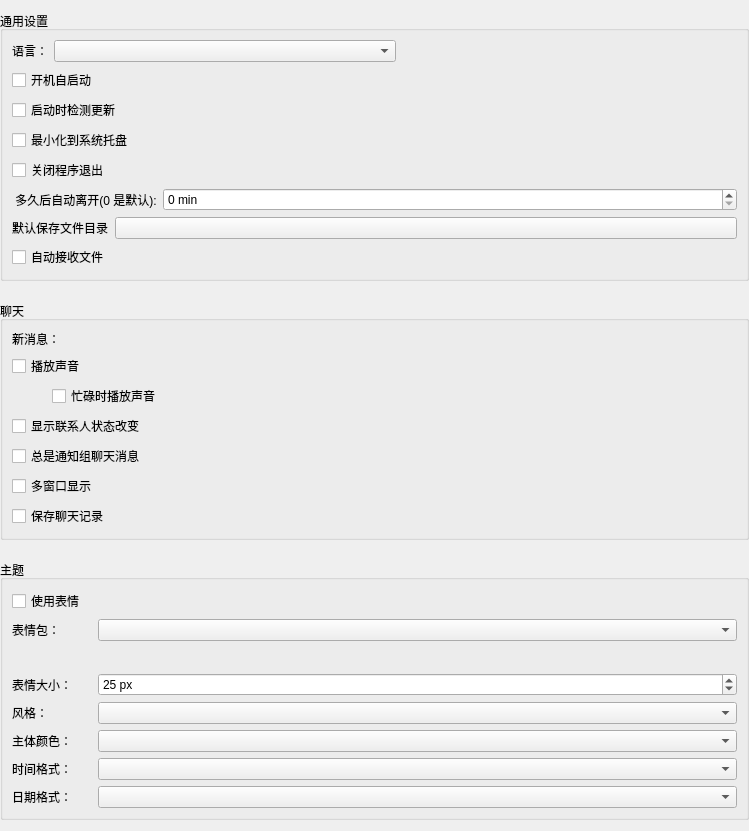
         <widget class="QWidget" name="scrollAreaWidgetContents">
          <property name="geometry">
           <rect>
            <x>0</x>
            <y>0</y>
            <width>749</width>
            <height>711</height>
           </rect>
          </property>
          <layout class="QVBoxLayout" name="verticalLayout_43">
           <property name="spacing">
            <number>20</number>
           </property>
           <property name="leftMargin">
            <number>0</number>
           </property>
           <property name="rightMargin">
            <number>0</number>
           </property>
           <item>
            <widget class="QGroupBox" name="generalGroup_2">
             <property name="title">
              <string>通用设置</string>
             </property>
             <layout class="QVBoxLayout" name="verticalLayout_16">
              <item>
               <layout class="QHBoxLayout" name="generalLayout_3">
                <item>
                 <widget class="QLabel" name="transLabel_3">
                  <property name="toolTip">
                   <string>The translation may not load until qTox restarts.</string>
                  </property>
                  <property name="text">
                   <string>语言：</string>
                  </property>
                 </widget>
                </item>
                <item>
                 <widget class="QComboBox" name="transComboBox_2">
                  <property name="sizePolicy">
                   <sizepolicy hsizetype="Expanding" vsizetype="Fixed">
                    <horstretch>0</horstretch>
                    <verstretch>0</verstretch>
                   </sizepolicy>
                  </property>
                  <property name="focusPolicy">
                   <enum>Qt::WheelFocus</enum>
                  </property>
                  <property name="toolTip">
                   <string>The translation may not load until qTox restarts.</string>
                  </property>
                 </widget>
                </item>
                <item>
                 <spacer name="generalSpacer_3">
                  <property name="orientation">
                   <enum>Qt::Horizontal</enum>
                  </property>
                  <property name="sizeHint" stdset="0">
                   <size>
                    <width>40</width>
                    <height>20</height>
                   </size>
                  </property>
                 </spacer>
                </item>
               </layout>
              </item>
              <item>
               <layout class="QVBoxLayout" name="startupLayout_2">
                <item>
                 <widget class="QCheckBox" name="cbAutorun_2">
                  <property name="toolTip">
                   <string>Start qTox on operating system startup (current profile).</string>
                  </property>
                  <property name="text">
                   <string>开机自启动</string>
                  </property>
                 </widget>
                </item>
                <item>
                 <widget class="QCheckBox" name="checkUpdates_2">
                  <property name="text">
                   <string>启动时检测更新</string>
                  </property>
                 </widget>
                </item>
               </layout>
              </item>
              <item>
               <layout class="QVBoxLayout" name="verticalLayout_17">
                <item>
                 <widget class="QCheckBox" name="showSystemTray_2">
                  <property name="enabled">
                   <bool>true</bool>
                  </property>
                  <property name="sizePolicy">
                   <sizepolicy hsizetype="Minimum" vsizetype="Minimum">
                    <horstretch>0</horstretch>
                    <verstretch>0</verstretch>
                   </sizepolicy>
                  </property>
                  <property name="text">
                   <string>最小化到系统托盘</string>
                  </property>
                 </widget>
                </item>
                <item>
                 <widget class="QCheckBox" name="closeSystem">
                  <property name="text">
                   <string>关闭程序退出</string>
                  </property>
                 </widget>
                </item>
               </layout>
              </item>
              <item>
               <layout class="QHBoxLayout" name="autoAwayLayout_2">
                <item>
                 <widget class="QLabel" name="autoAwayLabel_2">
                  <property name="toolTip">
                   <string>Your status is changed to Away after set period of inactivity.</string>
                  </property>
                  <property name="layoutDirection">
                   <enum>Qt::LeftToRight</enum>
                  </property>
                  <property name="text">
                   <string> 多久后自动离开(0 是默认):</string>
                  </property>
                 </widget>
                </item>
                <item>
                 <widget class="QSpinBox" name="autoAwaySpinBox_2">
                  <property name="sizePolicy">
                   <sizepolicy hsizetype="Expanding" vsizetype="Fixed">
                    <horstretch>0</horstretch>
                    <verstretch>0</verstretch>
                   </sizepolicy>
                  </property>
                  <property name="focusPolicy">
                   <enum>Qt::WheelFocus</enum>
                  </property>
                  <property name="toolTip">
                   <string>Set to 0 to disable</string>
                  </property>
                  <property name="showGroupSeparator" stdset="0">
                   <bool>true</bool>
                  </property>
                  <property name="suffix">
                   <string notr="true"> min</string>
                  </property>
                  <property name="minimum">
                   <number>0</number>
                  </property>
                  <property name="maximum">
                   <number>2147483647</number>
                  </property>
                 </widget>
                </item>
               </layout>
              </item>
              <item>
               <layout class="QFormLayout" name="formLayout_3">
                <property name="leftMargin">
                 <number>0</number>
                </property>
                <item row="2" column="1">
                 <widget class="QPushButton" name="autoSaveFilesDir_2">
                  <property name="sizePolicy">
                   <sizepolicy hsizetype="Expanding" vsizetype="Fixed">
                    <horstretch>0</horstretch>
                    <verstretch>0</verstretch>
                   </sizepolicy>
                  </property>
                  <property name="focusPolicy">
                   <enum>Qt::WheelFocus</enum>
                  </property>
                  <property name="toolTip">
                   <string>Set where files will be saved.</string>
                  </property>
                 </widget>
                </item>
                <item row="2" column="0">
                 <widget class="QLabel" name="label_4">
                  <property name="text">
                   <string>默认保存文件目录</string>
                  </property>
                 </widget>
                </item>
                <item row="3" column="0">
                 <widget class="QCheckBox" name="autoacceptFiles_2">
                  <property name="sizePolicy">
                   <sizepolicy hsizetype="Minimum" vsizetype="Minimum">
                    <horstretch>0</horstretch>
                    <verstretch>0</verstretch>
                   </sizepolicy>
                  </property>
                  <property name="toolTip">
                   <string comment="autoaccept cb tooltip">You can set this on a per-friend basis by right clicking them.</string>
                  </property>
                  <property name="text">
                   <string>自动接收文件</string>
                  </property>
                 </widget>
                </item>
               </layout>
              </item>
             </layout>
            </widget>
           </item>
           <item>
            <widget class="QGroupBox" name="chatGroupBox_2">
             <property name="title">
              <string>聊天</string>
             </property>
             <layout class="QVBoxLayout" name="verticalLayout_35">
              <item>
               <layout class="QVBoxLayout" name="verticalLayout_36">
                <item>
                 <widget class="QLabel" name="label_7">
                  <property name="text">
                   <string>新消息：</string>
                  </property>
                 </widget>
                </item>
                <item>
                 <layout class="QVBoxLayout" name="verticalLayout_37">
                  <property name="leftMargin">
                   <number>0</number>
                  </property>
                  <item>
                   <widget class="QCheckBox" name="notifySound_4">
                    <property name="focusPolicy">
                     <enum>Qt::NoFocus</enum>
                    </property>
                    <property name="toolTip">
                     <string comment="toolTip for Notify sound setting">Play a sound when you recieve message.</string>
                    </property>
                    <property name="text">
                     <string>播放声音</string>
                    </property>
                   </widget>
                  </item>
                  <item>
                   <layout class="QVBoxLayout" name="verticalLayout_38">
                    <property name="leftMargin">
                     <number>40</number>
                    </property>
                    <item>
                     <widget class="QCheckBox" name="busySound_4">
                      <property name="text">
                       <string>忙碌时播放声音</string>
                      </property>
                     </widget>
                    </item>
                   </layout>
                  </item>
                 </layout>
                </item>
               </layout>
              </item>
              <item>
               <widget class="QCheckBox" name="statusChanges_4">
                <property name="text">
                 <string>显示联系人状态改变</string>
                </property>
               </widget>
              </item>
              <item>
               <widget class="QCheckBox" name="groupAlwaysNotify_4">
                <property name="toolTip">
                 <string comment="toolTip for Group chat always notify">Always notify about new messages in groupchats.</string>
                </property>
                <property name="text">
                 <string>总是通知组聊天消息</string>
                </property>
               </widget>
              </item>
              <item>
               <widget class="QCheckBox" name="cbSeparateWindow_4">
                <property name="text">
                 <string>多窗口显示</string>
                </property>
               </widget>
              </item>
              <item>
               <widget class="QCheckBox" name="saveChatLog">
                <property name="text">
                 <string>保存聊天记录</string>
                </property>
               </widget>
              </item>
             </layout>
            </widget>
           </item>
           <item>
            <widget class="QGroupBox" name="themeGroup_2">
             <property name="title">
              <string>主题</string>
             </property>
             <layout class="QVBoxLayout" name="verticalLayout_42">
              <item>
               <widget class="QCheckBox" name="useEmoticons_3">
                <property name="text">
                 <string>使用表情</string>
                </property>
               </widget>
              </item>
              <item>
               <layout class="QFormLayout" name="formLayout_5">
                <property name="fieldGrowthPolicy">
                 <enum>QFormLayout::AllNonFixedFieldsGrow</enum>
                </property>
                <property name="topMargin">
                 <number>0</number>
                </property>
                <property name="bottomMargin">
                 <number>0</number>
                </property>
                <item row="0" column="0">
                 <widget class="QLabel" name="smileyPackLabel_3">
                  <property name="text">
                   <string extracomment="Text on smiley pack label">表情包：</string>
                  </property>
                 </widget>
                </item>
                <item row="0" column="1">
                 <widget class="QComboBox" name="smileyPackBrowser_3">
                  <property name="sizePolicy">
                   <sizepolicy hsizetype="Expanding" vsizetype="Fixed">
                    <horstretch>0</horstretch>
                    <verstretch>0</verstretch>
                   </sizepolicy>
                  </property>
                  <property name="focusPolicy">
                   <enum>Qt::WheelFocus</enum>
                  </property>
                 </widget>
                </item>
                <item row="1" column="0">
                 <spacer name="horizontalSpacer_6">
                  <property name="orientation">
                   <enum>Qt::Horizontal</enum>
                  </property>
                  <property name="sizeHint" stdset="0">
                   <size>
                    <width>80</width>
                    <height>20</height>
                   </size>
                  </property>
                 </spacer>
                </item>
                <item row="1" column="1">
                 <layout class="QHBoxLayout" name="horizontalLayout_3" stretch="0,0,0,0,0">
                  <property name="sizeConstraint">
                   <enum>QLayout::SetDefaultConstraint</enum>
                  </property>
                  <item alignment="Qt::AlignTop">
                   <widget class="QLabel" name="smile1_3">
                    <property name="toolTip">
                     <string notr="true">:)</string>
                    </property>
                    <property name="text">
                     <string/>
                    </property>
                    <property name="alignment">
                     <set>Qt::AlignCenter</set>
                    </property>
                   </widget>
                  </item>
                  <item alignment="Qt::AlignTop">
                   <widget class="QLabel" name="smile2_3">
                    <property name="toolTip">
                     <string notr="true">;)</string>
                    </property>
                    <property name="text">
                     <string/>
                    </property>
                    <property name="alignment">
                     <set>Qt::AlignCenter</set>
                    </property>
                   </widget>
                  </item>
                  <item alignment="Qt::AlignTop">
                   <widget class="QLabel" name="smile3_3">
                    <property name="toolTip">
                     <string notr="true">:p</string>
                    </property>
                    <property name="text">
                     <string/>
                    </property>
                    <property name="alignment">
                     <set>Qt::AlignCenter</set>
                    </property>
                   </widget>
                  </item>
                  <item alignment="Qt::AlignTop">
                   <widget class="QLabel" name="smile4_3">
                    <property name="toolTip">
                     <string notr="true">:O</string>
                    </property>
                    <property name="text">
                     <string/>
                    </property>
                    <property name="alignment">
                     <set>Qt::AlignCenter</set>
                    </property>
                   </widget>
                  </item>
                  <item alignment="Qt::AlignTop">
                   <widget class="QLabel" name="smile5_3">
                    <property name="toolTip">
                     <string notr="true">:'(</string>
                    </property>
                    <property name="text">
                     <string/>
                    </property>
                    <property name="alignment">
                     <set>Qt::AlignCenter</set>
                    </property>
                   </widget>
                  </item>
                 </layout>
                </item>
                <item row="2" column="0">
                 <widget class="QLabel" name="emoticonSizeLabel_3">
                  <property name="text">
                   <string>表情大小：</string>
                  </property>
                 </widget>
                </item>
                <item row="2" column="1">
                 <widget class="QSpinBox" name="emoticonSize_3">
                  <property name="sizePolicy">
                   <sizepolicy hsizetype="Expanding" vsizetype="Fixed">
                    <horstretch>0</horstretch>
                    <verstretch>0</verstretch>
                   </sizepolicy>
                  </property>
                  <property name="focusPolicy">
                   <enum>Qt::WheelFocus</enum>
                  </property>
                  <property name="specialValueText">
                   <string/>
                  </property>
                  <property name="suffix">
                   <string> px</string>
                  </property>
                  <property name="minimum">
                   <number>1</number>
                  </property>
                  <property name="maximum">
                   <number>2147483647</number>
                  </property>
                  <property name="value">
                   <number>25</number>
                  </property>
                 </widget>
                </item>
                <item row="3" column="0">
                 <widget class="QLabel" name="styleLabel_3">
                  <property name="text">
                   <string>风格：</string>
                  </property>
                 </widget>
                </item>
                <item row="3" column="1">
                 <widget class="QComboBox" name="styleBrowser_3">
                  <property name="sizePolicy">
                   <sizepolicy hsizetype="Expanding" vsizetype="Fixed">
                    <horstretch>0</horstretch>
                    <verstretch>0</verstretch>
                   </sizepolicy>
                  </property>
                  <property name="focusPolicy">
                   <enum>Qt::WheelFocus</enum>
                  </property>
                 </widget>
                </item>
                <item row="4" column="0">
                 <widget class="QLabel" name="themeColorLabel_3">
                  <property name="text">
                   <string>主体颜色：</string>
                  </property>
                 </widget>
                </item>
                <item row="4" column="1">
                 <widget class="QComboBox" name="themeColorCBox_3">
                  <property name="sizePolicy">
                   <sizepolicy hsizetype="Expanding" vsizetype="Fixed">
                    <horstretch>0</horstretch>
                    <verstretch>0</verstretch>
                   </sizepolicy>
                  </property>
                  <property name="focusPolicy">
                   <enum>Qt::WheelFocus</enum>
                  </property>
                 </widget>
                </item>
                <item row="5" column="0">
                 <widget class="QLabel" name="timestampLabel_3">
                  <property name="text">
                   <string>时间格式：</string>
                  </property>
                 </widget>
                </item>
                <item row="5" column="1">
                 <widget class="QComboBox" name="timestamp_3">
                  <property name="sizePolicy">
                   <sizepolicy hsizetype="Expanding" vsizetype="Fixed">
                    <horstretch>0</horstretch>
                    <verstretch>0</verstretch>
                   </sizepolicy>
                  </property>
                  <property name="focusPolicy">
                   <enum>Qt::WheelFocus</enum>
                  </property>
                 </widget>
                </item>
                <item row="6" column="0">
                 <widget class="QLabel" name="dateformatLabel_3">
                  <property name="text">
                   <string>日期格式：</string>
                  </property>
                 </widget>
                </item>
                <item row="6" column="1">
                 <widget class="QComboBox" name="dateFormats_3">
                  <property name="focusPolicy">
                   <enum>Qt::WheelFocus</enum>
                  </property>
                 </widget>
                </item>
               </layout>
              </item>
             </layout>
            </widget>
           </item>
          </layout>
         </widget>
